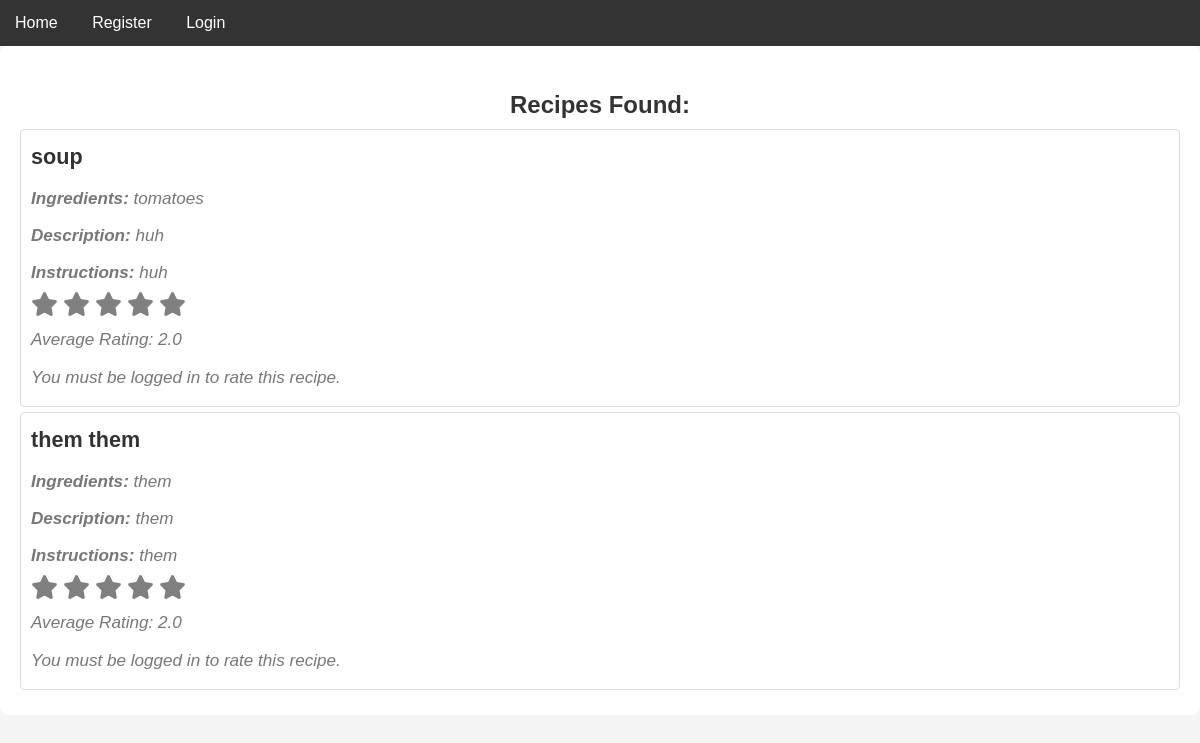
/search_recipes/, run on an earlier commit of the app's database.
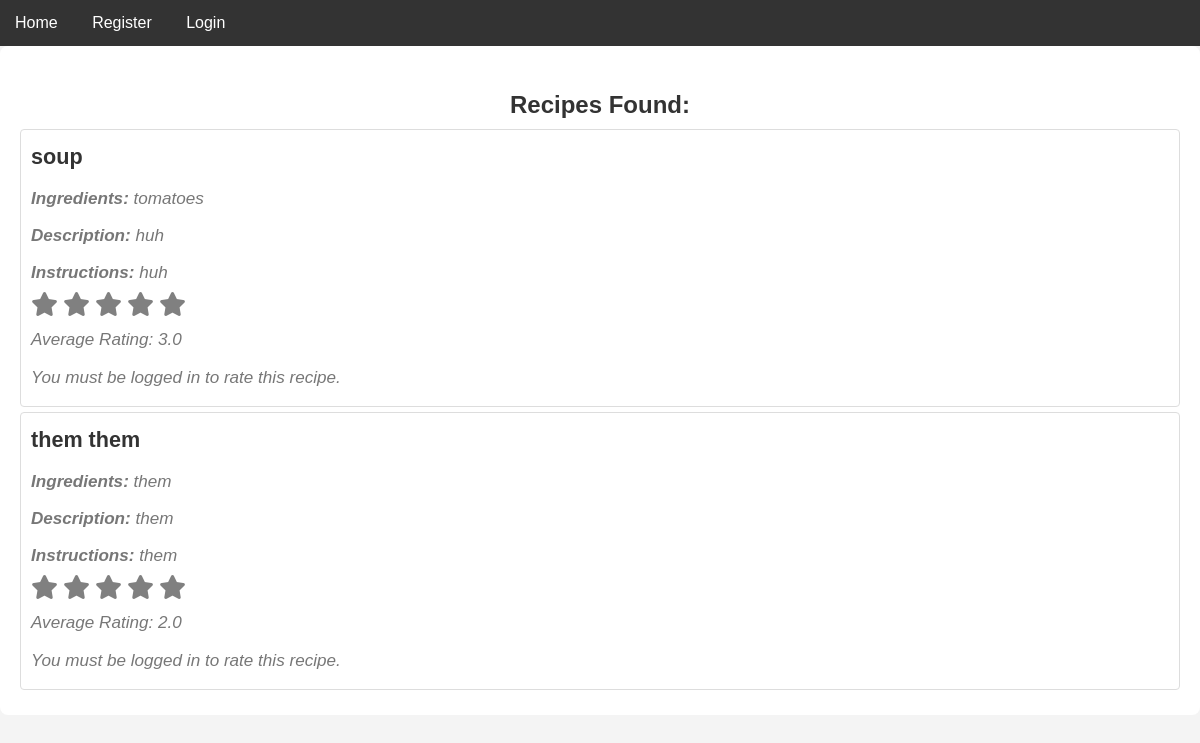
And on a later commit of the database.
### recipes/models.py (models this page shows)
class Recipe(models.Model):
    title = models.CharField(max_length=200)
    ingredients = models.TextField()
    description = models.TextField()
    instructions = models.TextField()
    user = models.ForeignKey(User, on_delete=models.CASCADE, null=True)
    average_rating = models.FloatField(default=0.0)

### recipes/views.py (the view)
# urls.py: path('search_recipes/', views.search_recipes, name='search_recipes'),
def search_recipes(request):
    ingredient = request.GET.get('ingredient', '')
    recipes = Recipe.objects.filter(ingredients__icontains=ingredient).order_by('title')
    paginator = Paginator(recipes, 5)
    page_number = request.GET.get('page')
    page_obj = paginator.get_page(page_number)
    return render(request, 'search.html', {
        'recipes': page_obj,
        'page_obj': page_obj,
    })

### recipes/templates/search.html (shortened to what this page needs)
{% extends 'base.html' %}
{% block content %}
<div id="search-results">
    {% if recipes %}
    <h2>Recipes Found:</h2>
    <ul>
        {% for recipe in recipes %}
        <li>
            <h3>{{ recipe.title }}</h3>
            <p><strong>Ingredients:</strong> {{ recipe.ingredients }}</p>
            <p><strong>Description:</strong> {{ recipe.description }}</p>
            <p><strong>Instructions:</strong> {{ recipe.instructions }}</p>
            {% if user.is_authenticated and recipe.user == user %}
            <p>Your recipe's average rating: <strong>{{ recipe.average_rating|default:0 }}</strong></p>
            {% else %}
            <div class="rating" data-recipe-id="{{ recipe.id }}">
                {% for star in "12345" %}
                <i class="fa fa-star{% if recipe.average_rating and recipe.average_rating >= star %} gold{% endif %}"
                    data-value="{{ star }}"></i>
                {% endfor %}
            </div>
            <p>Average Rating: <span class="average-rating">{{ recipe.average_rating|default:0 }}</span></p>
            {% if user.is_authenticated %}
            <p>You can rate this recipe!</p>
            {% else %}
            <p>You must be logged in to rate this recipe.</p>
            {% endif %}
            {% endif %}
        </li>
        {% endfor %}
    </ul>
    {% else %}
    <p>No recipes found.</p>
    {% endif %}
</div>
{% endblock %}

### recipes/templates/base.html (shortened to what this page needs)
{% load static %}
<!DOCTYPE html>
<html lang="en">
<head>
    <link rel="stylesheet" href="{% static 'css/styles.css' %}">
    <link rel="stylesheet" href="https://cdnjs.cloudflare.com/ajax/libs/font-awesome/6.0.0-beta3/css/all.min.css">
</head>
<body>
    <nav>
        <a href="{% url 'index' %}">Home</a>
        {% if user.is_authenticated %}
        <a href="{% url 'profile' %}">Profile</a>
        <a href="{% url 'upload_recipe' %}">Upload Recipe</a>
        <a href="{% url 'recipe_list' %}">My Recipes</a>
        <a href="#" id="logout-link">Logout</a>
        <form id="logout-form" method="POST" action="{% url 'logout' %}" style="display:none;">
            {% csrf_token %}
        </form>
        {% else %}
        <a href="{% url 'register' %}">Register</a>
        <a href="{% url 'login' %}">Login</a>
        {% endif %}
    </nav>
    <main>
        {% block content %}{% endblock %}
    </main>
</body>
</html>

### recipes/static/css/styles.css (style rules this page uses)
* { margin: 0; padding: 0; box-sizing: border-box; }
body { font-family: Arial, sans-serif; line-height: 1.6; background-color: #f4f4f4; color: #333; }
nav { background: #333; color: #fff; padding: 10px 0; text-align: left; }
nav a { color: #fff; text-decoration: none; margin: 0 15px; font-size: 16px; }
main { padding: 20px; max-width: 1200px; margin: 0 auto; background: #fff; border-radius: 8px; }
#search-results { margin-top: 20px; }
#search-results ul { list-style-type: none; padding: 0; }
#search-results li { background-color: #fff; padding: 10px; margin: 5px 0; border: 1px solid #ddd; border-radius: 4px; }
#search-results p { font-style: italic; color: #777; }
h2 { text-align: center; margin-top: 20px; font-size: 24px; color: #333; }
ul { list-style-type: none; padding: 0; margin: 0; }
ul li { padding: 10px; margin: 5px 0; border: 1px solid #ddd; border-radius: 4px; background-color: #f9f9f9; font-size: 18px; color: #333; }
ul li:nth-child(odd) { background-color: #f1f1f1; }
ul { list-style-type: none; padding: 0; }
li { padding: 10px; margin-bottom: 15px; background-color: #f9f9f9; border: 1px solid #ddd; border-radius: 5px; }
li h3 { margin: 0; padding-bottom: 5px; font-size: 1.2em; }
li p { margin: 0; padding: 5px 0; font-size: 0.95em; }
.rating { cursor: pointer; }
.rating .fa-star { font-size: 24px; color: gray; transition: color 0.2s; }

What changed in the data, as far as the page shows it:
changed Recipe "soup": average_rating "2.0" → "3.0"
